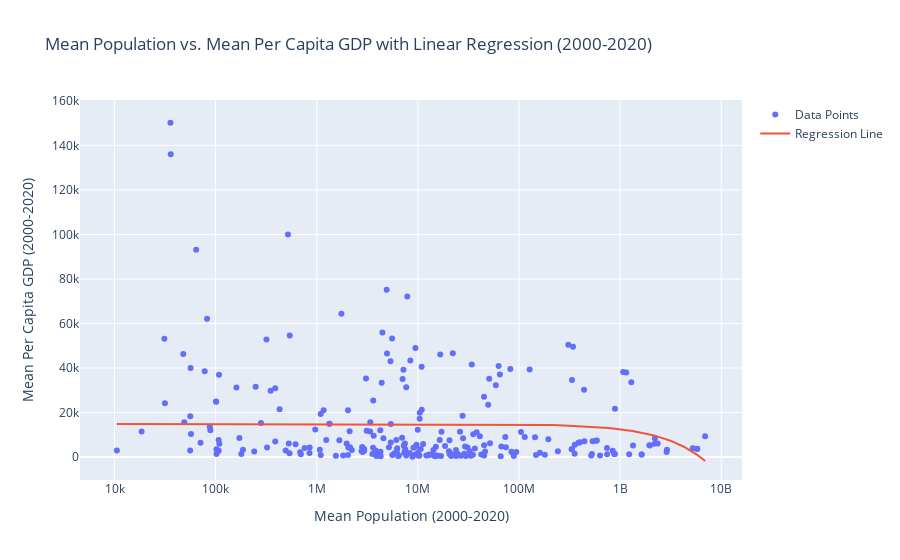

The notebook cell saved with this chart:
### Markdown cell above
So it looks like their is not much correlation between the mean population and the mean per capita GDP. Their is a slight negative correlation which suggests a weak negative linear relationship.

### Code cell
from sklearn.linear_model import LinearRegression
import numpy as np
import plotly.graph_objects as go

# Assuming merged_df is your DataFrame

# Prepare the data for linear regression
X = merged_df[['Mean Population 2000-2020']]  # Independent variable (mean population)
y = merged_df['Mean Per Capita GDP']          # Dependent variable (mean per capita GDP)

# Initialize and fit the linear regression model
model = LinearRegression()
model.fit(X, y)

# Coefficients and intercept
print("Coefficient:", model.coef_[0])
print("Intercept:", model.intercept_)

# Predict y values using the model for a smooth line
X_predict = np.linspace(X.min(), X.max(), 100).reshape(-1, 1)  # Generating values in the range of X for prediction
y_predict = model.predict(X_predict)

# Plotting
fig = go.Figure()

# Add the scatter plot
fig.add_trace(go.Scatter(x=merged_df['Mean Population 2000-2020'], y=merged_df['Mean Per Capita GDP'], mode='markers', name='Data Points', hovertext=merged_df['Country Name']))

# Add the regression line
fig.add_trace(go.Scatter(x=X_predict.flatten(), y=y_predict, mode='lines', name='Regression Line'))

# Correctly apply logarithmic scale to x-axis
fig.update_xaxes(type="log")

# Update the layout
fig.update_layout(title='Mean Population vs. Mean Per Capita GDP with Linear Regression (2000-2020)',
                  xaxis_title='Mean Population (2000-2020)',
                  yaxis_title='Mean Per Capita GDP (2000-2020)')

# Show the figure
fig.show()
